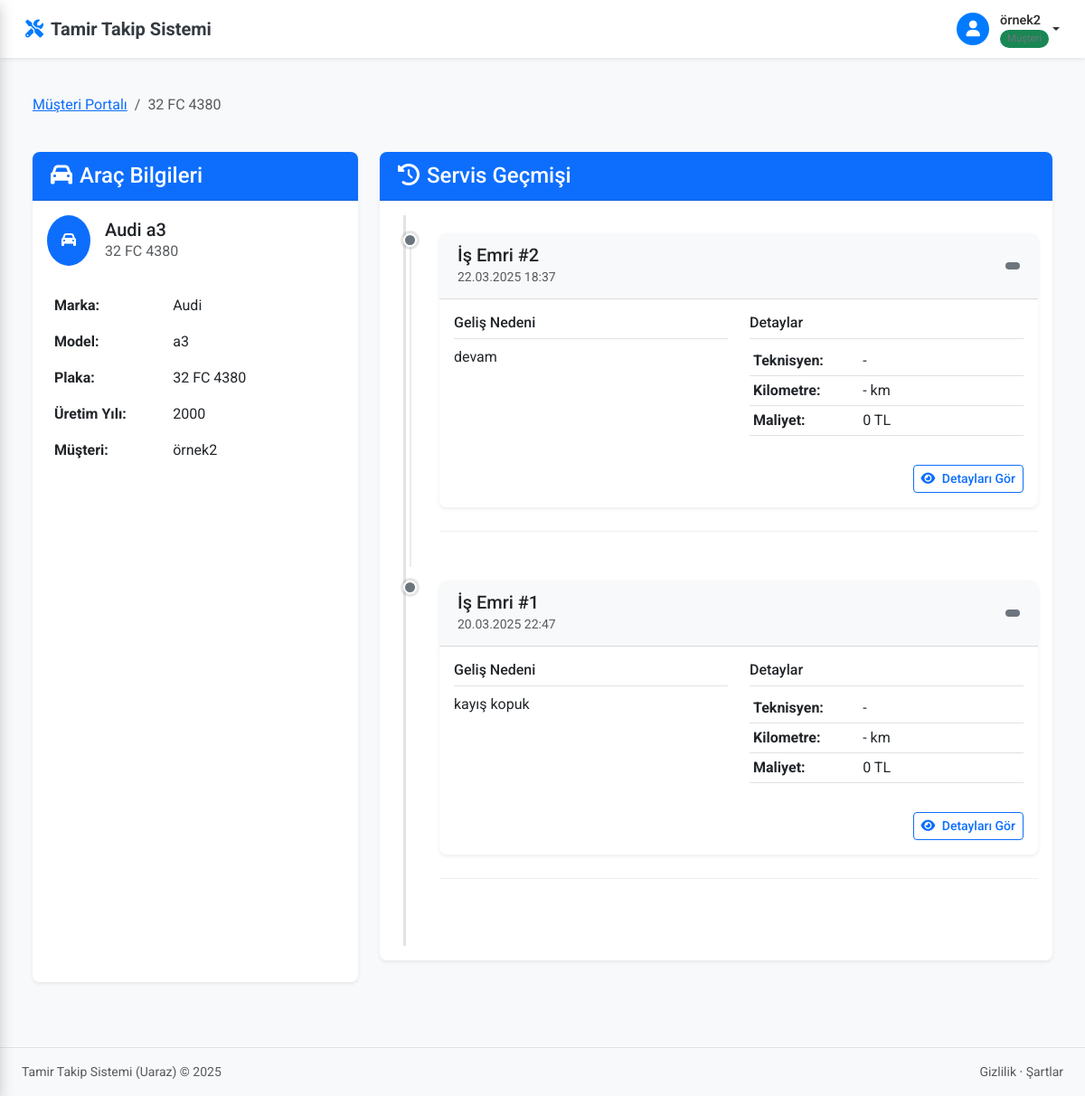
Screenshot of /arac/1/detay/ (signed in) with the database file from the repository.
### core/models.py (models this page shows, shortened)
class Arac(models.Model):
    musteri = models.ForeignKey(Musteri, on_delete=models.CASCADE)
    marka = models.CharField(max_length=100)
    model = models.CharField(max_length=100)
    plaka = models.CharField(max_length=20, unique=True)
    uretim_yili = models.IntegerField()
    uretim_yili = models.IntegerField(default=2000)
    _son_isemri_cache = None
    @property
    def son_isemri(self):
        """Aracın en son iş emrini döndürür"""
        if self._son_isemri_cache is not None:
            return self._son_isemri_cache
        try:
            return self.isemirleri.order_by('-olusturma_tarihi').first()
        except AttributeError:
            try:
                return self.isemri_set.order_by('-olusturma_tarihi').first()
            except:
                return None

class Musteri(models.Model):
    user = models.ForeignKey(User, on_delete=models.CASCADE, null=True, blank=True, default=None)
    ad = models.CharField(max_length=255)
    telefon = models.CharField(max_length=20)
    adres = models.TextField()
    email = models.EmailField(unique=True, blank=True, null=True)

class IsEmri(models.Model):
    DURUM_SECENEKLERI = (
        ('beklemede', 'Beklemede'),
        ('incelemede', 'İncelemede'),
        ('onarim_sureci', 'Onarım Sürecinde'),
        ('test_asamasi', 'Test Aşamasında'),
        ('tamamlandi', 'Tamamlandı'),
        ('iptal_edildi', 'İptal Edildi'),
    )
    ONCELIK_SECENEKLERI = [
        ('normal', 'Normal'),
        ('yuksek', 'Yüksek'),
        ('acil', 'Acil'),
    ]
    arac = models.ForeignKey('Arac', on_delete=models.CASCADE, related_name='isemirleri')
    aciklama = models.TextField()
    durum = models.CharField(max_length=20, choices=DURUM_SECENEKLERI, default='beklemede')
    oncelik = models.CharField(max_length=10, choices=ONCELIK_SECENEKLERI, default='normal')
    teknisyen = models.ForeignKey(User, on_delete=models.SET_NULL, null=True, blank=True)
    baslama_tarihi = models.DateTimeField(
        verbose_name="Başlama Tarihi",
        default=timezone.now
    )
    bitis_tarihi = models.DateTimeField(null=True, blank=True, verbose_name="Bitiş Tarihi")
    olusturma_tarihi = models.DateTimeField(auto_now_add=True, verbose_name="Oluşturma Tarihi")
    yapilan_islemler = models.TextField(blank=True, verbose_name="Yapılan İşlemler")
    kullanilan_parcalar = models.TextField(blank=True, verbose_name="Kullanılan Parçalar")
    toplam_maliyet = models.DecimalField(max_digits=10, decimal_places=2, default=0, verbose_name="Toplam Maliyet")
    kilometre = models.IntegerField(null=True, blank=True, verbose_name="Kilometre")
    notlar = models.TextField(blank=True, verbose_name="Notlar")
    class Meta:
        ordering = ['-baslama_tarihi']
        verbose_name = "İş Emri"
        verbose_name_plural = "İş Emirleri"

### core/views.py (the view)
# urls.py: path('arac/<int:pk>/detay/', login_required(arac_detay), name='arac_detay'),
@login_required
def arac_detay(request, pk):
    arac = get_object_or_404(Arac, pk=pk)
    if hasattr(request.user, 'profile') and request.user.profile.user_type == 'musteri':
        try:
            musteri = Musteri.objects.get(user=request.user)
            if arac.musteri != musteri:
                messages.error(request, 'Bu araca erişim izniniz bulunmamaktadır.')
                return redirect('musteri_portal')
        except Musteri.DoesNotExist:
            messages.error(request, 'Müşteri bilgileriniz bulunamadı.')
            return redirect('musteri_portal')
    isemri_listesi = IsEmri.objects.filter(arac=arac).order_by('-baslama_tarihi')
    context = {
        'arac': arac,
        'isemri_listesi': isemri_listesi,
        'is_musteri': hasattr(request.user, 'profile') and request.user.profile.user_type == 'musteri'
    }
    return render(request, 'core/arac_detay.html', context)

### core/templates/core/arac_detay.html (shortened to what this page needs)
{% extends 'core/base.html' %}
{% load static %}
{% block content %}
<div class="container-fluid py-4">
    <div class="row mb-4">
        <div class="col-12">
            <nav aria-label="breadcrumb">
                <ol class="breadcrumb">
                    {% if is_musteri %}
                    <li class="breadcrumb-item"><a href="{% url 'musteri_portal' %}">Müşteri Portalı</a></li>
                    {% else %}
                    <li class="breadcrumb-item"><a href="{% url 'arac_list' %}">Araçlar</a></li>
                    {% endif %}
                    <li class="breadcrumb-item active" aria-current="page">{{ arac.plaka }}</li>
                </ol>
            </nav>
        </div>
    </div>
    <div class="row mb-4">
        <div class="col-md-4">
            <div class="card border-0 shadow-sm h-100">
                <div class="card-header bg-primary text-white">
                    <h4 class="mb-0"><i class="fas fa-car me-2"></i>Araç Bilgileri</h4>
                </div>
                <div class="card-body">
                    <div class="d-flex align-items-center mb-4">
                        <div class="bg-primary rounded-circle p-3 me-3">
                            <i class="fas fa-car text-white"></i>
                        </div>
                        <div>
                            <h5 class="mb-0">{{ arac.marka }} {{ arac.model }}</h5>
                            <p class="text-muted mb-0">{{ arac.plaka }}</p>
                        </div>
                    </div>
                    <table class="table table-borderless">
                        <tr>
                            <th width="40%">Marka:</th>
                            <td>{{ arac.marka }}</td>
                        </tr>
                        <tr>
                            <th>Model:</th>
                            <td>{{ arac.model }}</td>
                        </tr>
                        <tr>
                            <th>Plaka:</th>
                            <td>{{ arac.plaka }}</td>
                        </tr>
                        <tr>
                            <th>Üretim Yılı:</th>
                            <td>{{ arac.uretim_yili }}</td>
                        </tr>
                        <tr>
                            <th>Müşteri:</th>
                            <td>{{ arac.musteri.ad }}</td>
                        </tr>
                    </table>
                </div>
            </div>
        </div>
        <div class="col-md-8">
            <div class="card border-0 shadow-sm">
                <div class="card-header bg-primary text-white d-flex justify-content-between align-items-center">
                    <h4 class="mb-0"><i class="fas fa-history me-2"></i>Servis Geçmişi</h4>
                </div>
                <div class="card-body">
                    <div class="timeline">
                        {% for isemri in isemri_listesi %}
                        <div class="timeline-item">
                            <div class="timeline-marker {% if isemri.durum == 'tamamlandi' %}bg-success{% elif isemri.durum == 'devam_ediyor' or isemri.durum == 'tamirde' or isemri.durum == 'inceleniyor' %}bg-warning{% else %}bg-secondary{% endif %}"></div>
                            <div class="timeline-content">
                                <div class="card mb-3 border-0 shadow-sm">
                                    <div class="card-header bg-light d-flex justify-content-between align-items-center">
                                        <div>
                                            <h5 class="mb-0">İş Emri #{{ isemri.id }}</h5>
                                            <small class="text-muted">{{ isemri.baslama_tarihi|date:"d.m.Y H:i" }}</small>
                                        </div>
                                        <span class="badge {% if isemri.durum == 'tamamlandi' %}bg-success{% elif isemri.durum == 'devam_ediyor' or isemri.durum == 'tamirde' or isemri.durum == 'inceleniyor' %}bg-warning{% else %}bg-secondary{% endif %}">
                                        </span>
                                    </div>
                                    <div class="card-body">
                                        <div class="row">
                                            <div class="col-md-6">
                                                <h6 class="border-bottom pb-2 mb-2">Geliş Nedeni</h6>
                                                <p>{{ isemri.aciklama }}</p>
                                            </div>
                                            <div class="col-md-6">
                                                <h6 class="border-bottom pb-2 mb-2">Detaylar</h6>
                                                <table class="table table-sm">
                                                    <tr>
                                                        <th width="40%">Teknisyen:</th>
                                                        <td>{{ isemri.teknisyen|default:"-" }}</td>
                                                    </tr>
                                                    <tr>
                                                        <th>Kilometre:</th>
                                                        <td>{{ isemri.kilometre|default:"-" }} km</td>
                                                    </tr>
                                                    <tr>
                                                        <th>Maliyet:</th>
                                                        <td>{{ isemri.toplam_maliyet|default:"0" }} TL</td>
                                                    </tr>
                                                </table>
                                            </div>
                                        </div>
                                        <div class="d-flex justify-content-end mt-3">
                                            <a href="{% url 'tamir_durum' isemri.id %}" class="btn btn-sm btn-outline-primary">
                                                <i class="fas fa-eye me-1"></i> Detayları Gör
                                            </a>
                                        </div>
                                    </div>
                                </div>
                            </div>
                        </div>
                        {% endfor %}
                    </div>
                </div>
            </div>
        </div>
    </div>
</div>
{% endblock %}

### core/templates/core/base.html (shortened to what this page needs)
{% load static %}
<!DOCTYPE html>
<html lang="tr">
<head>
    <link href="https://cdn.jsdelivr.net/npm/bootstrap@5.3.0-alpha1/dist/css/bootstrap.min.css" rel="stylesheet">
    <link rel="stylesheet" href="https://cdnjs.cloudflare.com/ajax/libs/font-awesome/6.0.0/css/all.min.css">
    <link rel="stylesheet" href="{% static 'core/css/style.css' %}">
    <link rel="stylesheet" href="{% static 'core/css/musteri_portal.css' %}">
</head>
<body>
    <div class="content-wrapper {% if request.user_agent.is_mobile %}expanded{% endif %}">
        <nav class="navbar navbar-expand-lg navbar-light bg-white fixed-top {% if request.user_agent.is_mobile %}sidebar-collapsed{% endif %}">
            <div class="container-fluid">
                <a class="navbar-brand" href="#">
                    <i class="fas fa-tools me-2"></i>
                    <span class="fw-bold">Tamir Takip Sistemi</span>
                </a>
                <div class="d-flex align-items-center">
                    {% if user.is_authenticated %}
                    <div class="user-menu dropdown">
                        <a href="#" class="dropdown-toggle" id="userDropdown">
                            <div class="user-image">
                                <i class="fas fa-user"></i>
                            </div>
                            <div class="user-info d-none d-sm-flex">
                                <span class="user-name">{{ user.username }}</span>
                                <span class="user-role">
                                    {% if user.profile.user_type == 'tamirci' %}
                                    <span class="user-badge bg-primary">Tamirci</span>
                                    {% else %}
                                    <span class="user-badge bg-success">Müşteri</span>
                                    {% endif %}
                                </span>
                            </div>
                        </a>
                    </div>
                    {% endif %}
                </div>
            </div>
        </nav>
        <main class="py-4">
            <div class="container-fluid px-4">
                {% block content %}{% endblock %}
            </div>
        </main>
        <footer class="bg-light py-3 mt-auto border-top">
            <div class="container-fluid px-4">
                <div class="d-flex align-items-center justify-content-between small">
                    <div class="text-muted">Tamir Takip Sistemi (Uaraz) &copy; 2025</div>
                    <div>
                        <a href="#" class="text-decoration-none text-muted">Gizlilik</a>
                        &middot;
                        <a href="#" class="text-decoration-none text-muted">Şartlar</a>
                    </div>
                </div>
            </div>
        </footer>
    </div>
</body>
</html>

### core/static/core/css/style.css (style rules this page uses)
body { font-family: 'Roboto', sans-serif; background-color: #f8f9fa; color: #333; overflow-x: hidden; transition: padding-left 0.3s ease; }
.content-wrapper { margin-left: 280px; transition: margin-left 0.3s cubic-bezier(0.25, 0.8, 0.25, 1); min-height: 100vh; padding-top: 56px; animation: fadeIn 0.3s ease; }
.content-wrapper.expanded { margin-left: 0; }
.navbar { padding: 0.75rem 1rem; box-shadow: 0 0.125rem 0.25rem rgba(0, 0, 0, 0.075); position: fixed; top: 0; right: 0; left: 0; z-index: 1030; transition: left 0.3s cubic-bezier(0.25, 0.8, 0.25, 1); }
.navbar-brand { font-weight: 600; display: flex; align-items: center; color: #343a40; }
.navbar-brand i { color: #007bff; font-size: 1.25rem; }
.user-menu { position: relative; }
.user-menu .dropdown-toggle { display: flex; align-items: center; text-decoration: none; color: #333; }
.user-menu .user-image { width: 36px; height: 36px; border-radius: 50%; margin-right: 0.75rem; display: flex; align-items: center; justify-content: center; background-color: #007bff; color: #fff; font-size: 1.1rem; }
.user-menu .user-info { display: flex; flex-direction: column; }
.user-menu .user-name { font-weight: 600; font-size: 0.9rem; }
.user-menu .user-role { font-size: 0.75rem; color: #6c757d; }
.user-badge { font-size: 0.7rem; padding: 0.2rem 0.5rem; border-radius: 10px; }
.card { border-radius: 0.5rem; box-shadow: 0 0.125rem 0.25rem rgba(0, 0, 0, 0.075); margin-bottom: 1.5rem; border: none; transition: transform 0.3s ease, box-shadow 0.3s ease; }
.card-header { border-top-left-radius: 0.5rem !important; border-top-right-radius: 0.5rem !important; background-color: #f8f9fa; border-bottom: 1px solid rgba(0, 0, 0, 0.125); padding: 0.75rem 1.25rem; }
.timeline { position: relative; padding: 1rem 0; }
.timeline::before { content: ''; position: absolute; top: 0; left: 1rem; height: 100%; width: 2px; background-color: #dee2e6; }
.timeline-item { position: relative; padding-left: 2.5rem; padding-bottom: 1.5rem; }
.timeline-marker { position: absolute; left: 0; top: 0.25rem; width: 1rem; height: 1rem; border-radius: 50%; background-color: #6c757d; border: 2px solid #fff; z-index: 1; }
.timeline-content { padding-bottom: 0.5rem; }
.btn { border-radius: 0.25rem; font-weight: 500; }
:root { --light-theme-bg: #f8f9fa; --light-theme-text: #333; --dark-theme-bg: #1a1d20; --dark-theme-text: #f8f9fa; }

### core/static/core/css/musteri_portal.css (style rules this page uses)
.timeline { position: relative; padding-left: 30px; margin-left: 10px; }
.timeline:before { content: ''; position: absolute; left: 0; top: 0; height: 100%; width: 3px; background-color: #e3e3e3; }
.timeline-item { position: relative; margin-bottom: 20px; }
.timeline-content { padding-bottom: 10px; border-bottom: 1px solid #eee; }

### core/templates/core/arac_detay.html (style rules this page uses)
.timeline { position: relative; padding: 20px 0; }
.timeline-item { position: relative; padding-left: 40px; margin-bottom: 30px; }
.timeline-marker { position: absolute; left: 0; top: 0; width: 15px; height: 15px; border-radius: 50%; border: 2px solid #fff; box-shadow: 0 0 0 3px rgba(0,0,0,0.1); }
.timeline-item::before { content: ''; position: absolute; left: 7px; top: 15px; height: 100%; width: 2px; background: #e9ecef; }
.timeline-item:last-child::before { display: none; }

### rows the page displays
Arac: plaka "32 FC 4380", marka "Audi", model "a3", uretim_yili "2000", musteri.ad "örnek2"
IsEmri: id "2", baslama_tarihi "22.03.2025 18:37", aciklama "devam", teknisyen "-", kilometre "-", toplam_maliyet "0"
IsEmri: id "1", baslama_tarihi "20.03.2025 22:47", aciklama "kayış kopuk", teknisyen "-", kilometre "-", toplam_maliyet "0"

### other values shown
{{ user.username }} "örnek2"
